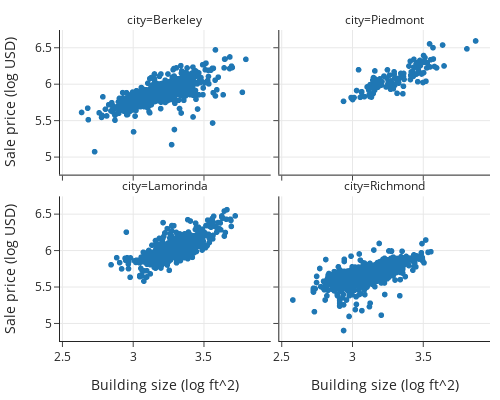

The code cell stored with this chart in its notebook:
### Markdown cell above
As expected from the box plots, the estimated sale price (in log $) depends on the city. But if we know the size of the house as well as the city, we should have an even better model. We saw earlier that the simple log–log model that explains sale price by house size fits reasonably well, so we expect that the city feature (as one-hot encoded variables) should further improve the model. 

Such a model looks like this:

$$
y_i ~\approx~ \theta_1x_i +  \theta_B x_{i,B} ~+~ \theta_L x_{i,L} 
~+~ \theta_P x_{i,P} ~+~ \theta_R x_{i,R}
$$

Notice that this model describes the relationship between log(price), which is represented as $y$, and log(size), which is represented as $x$, as linear with the same coefficient for log(size) for each city.
But the intercept term depends on the city:

$$
\begin{aligned}
y_i ~&\approx~ \theta_1x_i +  \theta_B  ~~&\text{for houses in Berkeley} \\
y_i ~&\approx~ \theta_1x_i + \theta_L  ~~&\text{for houses in Lamorinda}\\
y_i ~&\approx~ \theta_1x_i + \theta_P  ~~&\text{for houses in Piedmont}\\
y_i ~&\approx~ \theta_1x_i + \theta_R  ~~&\text{for houses in Richmond}
\end{aligned}
$$

We next make a facet of scatterplots, one for each city, to see if this relationship roughly holds:

### Code cell
fig = px.scatter(sfh, x='log_bsqft', y='log_price', 
                 facet_col='city', facet_col_wrap=2,
                 labels={'log_bsqft':'Building size (log ft^2)',
                        'log_price':'Sale price (log USD)'},
                 width=500, height=400)

fig.update_layout(margin=dict(t=30))
fig

### Figure 1 — Plotly figure (JSON) as saved in the notebook; plotly's stock layout.template omitted (floating-point values rounded to 4 significant figures; data arrays with more than 128 entries replaced by an {"elided": "..."} marker saying what was removed)
{"data": [{"hovertemplate": "city=Berkeley<br>Building size (log ft^2)=%{x}<br>Sale price (log USD)=%{y}<extra></extra>", "legendgroup": "", "marker": {"color": "#1F77B4", "symbol": "circle"}, "mode": "markers", "name": "", "showlegend": false, "type": "scattergl", "x": {"elided": "647 float values"}, "xaxis": "x3", "y": {"elided": "647 float values"}, "yaxis": "y3"}, {"hovertemplate": "city=Piedmont<br>Building size (log ft^2)=%{x}<br>Sale price (log USD)=%{y}<extra></extra>", "legendgroup": "", "marker": {"color": "#1F77B4", "symbol": "circle"}, "mode": "markers", "name": "", "showlegend": false, "type": "scattergl", "x": [3.12, 3.522, 3.24, 3.142, 3.162, 3.464, 3.275, 3.298, 3.873, 3.458, 3.363, 3.196, 3.572, 3.429, 3.272, 3.432, 3.547, 3.246, 3.206, 3.29, 3.574, 3.161, 3.182, 3.367, 3.436, 3.332, 3.196, 3.359, 3.161, 3.268, 3.175, 3.207, 3.126, 3.159, 3.402, 3.582, 3.211, 3.436, 3.031, 3.265, 3.411, 2.993, 3.301, 3.452, 3.126, 3.014, 3.272, 3.272, 3.597, 3.532, 3.414, 3.488, 3.25, 3.106, 3.254, 3.151, 3.225, 3.509, 3.068, 3.344, 3.297, 3.109, 3.149, 3.15, 3.364, 3.326, 3.256, 3.459, 3.349, 3.191, 3.321, 3.412, 3.346, 3.436, 3.528, 3.318, 3.067, 3.363, 3.46, 3.64, 3.491, 3.471, 3.146, 3.463, 3.301, 3.506, 3.136, 3.058, 3.812, 3.193, 3.119, 3.119, 3.003, 3.65, 3.417, 3.467, 3.427, 3.501, 3.261, 3.087, 2.996, 3.505, 3.443, 3.045, 3.274, 3.127, 3.555, 3.55, 3.479, 3.515, 3.33, 3.451, 2.939, 3.15, 3.291, 3.119, 3.482], "xaxis": "x4", "y": [5.857, 6.047, 5.968, 5.957, 6.031, 6.04, 6.051, 6.141, 6.6, 6.151, 6.114, 6.063, 6.507, 6.121, 5.937, 6.114, 6.559, 6.089, 5.993, 6.011, 6.352, 6.079, 5.966, 6.072, 6.146, 6.09, 6.079, 5.875, 6.188, 5.982, 5.973, 5.996, 5.836, 5.923, 6.255, 6.249, 6.041, 6.347, 5.919, 6.13, 6.322, 5.823, 5.991, 6.286, 5.966, 5.823, 6.004, 6.004, 6.23, 6.301, 6.127, 6.312, 6.203, 5.968, 6.013, 6.097, 6.117, 6.306, 5.903, 6.154, 6.176, 5.971, 5.877, 6.064, 6.154, 6.047, 6.045, 6.279, 6.138, 5.998, 6.057, 6.07, 6.114, 6.238, 6.23, 5.881, 5.895, 5.978, 6.297, 6.544, 6.146, 6.183, 6.061, 6.3, 6.09, 6.163, 5.829, 5.826, 6.491, 6.021, 5.922, 5.922, 5.796, 6.256, 6.175, 6.203, 6.179, 6.029, 6.021, 5.836, 5.813, 6.4, 6.242, 6.204, 6.041, 6, 6.342, 6.243, 6.332, 6.371, 6.021, 6.141, 5.771, 6.013, 5.944, 5.94, 6.261], "yaxis": "y4"}, {"hovertemplate": "city=Lamorinda<br>Building size (log ft^2)=%{x}<br>Sale price (log USD)=%{y}<extra></extra>", "legendgroup": "", "marker": {"color": "#1F77B4", "symbol": "circle"}, "mode": "markers", "name": "", "showlegend": false, "type": "scattergl", "x": {"elided": "569 float values"}, "xaxis": "x", "y": {"elided": "569 float values"}, "yaxis": "y"}, {"hovertemplate": "city=Richmond<br>Building size (log ft^2)=%{x}<br>Sale price (log USD)=%{y}<extra></extra>", "legendgroup": "", "marker": {"color": "#1F77B4", "symbol": "circle"}, "mode": "markers", "name": "", "showlegend": false, "type": "scattergl", "x": {"elided": "1334 float values"}, "xaxis": "x2", "y": {"elided": "1334 float values"}, "yaxis": "y2"}], "layout": {"annotations": [{"font": {}, "showarrow": false, "text": "city=Lamorinda", "x": 0.245, "xanchor": "center", "xref": "paper", "y": 0.465, "yanchor": "bottom", "yref": "paper"}, {"font": {}, "showarrow": false, "text": "city=Richmond", "x": 0.755, "xanchor": "center", "xref": "paper", "y": 0.465, "yanchor": "bottom", "yref": "paper"}, {"font": {}, "showarrow": false, "text": "city=Berkeley", "x": 0.245, "xanchor": "center", "xref": "paper", "y": 1.0, "yanchor": "bottom", "yref": "paper"}, {"font": {}, "showarrow": false, "text": "city=Piedmont", "x": 0.755, "xanchor": "center", "xref": "paper", "y": 1.0, "yanchor": "bottom", "yref": "paper"}], "height": 400, "legend": {"tracegroupgap": 0}, "margin": {"t": 30}, "width": 500, "xaxis": {"anchor": "y", "autorange": true, "domain": [0, 0.49], "range": [2.48, 3.975], "title": {"text": "Building size (log ft^2)"}, "type": "linear"}, "xaxis2": {"anchor": "y2", "autorange": true, "domain": [0.51, 1], "matches": "x", "range": [2.48, 3.975], "title": {"text": "Building size (log ft^2)"}, "type": "linear"}, "xaxis3": {"anchor": "y3", "autorange": true, "domain": [0, 0.49], "matches": "x", "range": [2.48, 3.975], "showticklabels": false, "type": "linear"}, "xaxis4": {"anchor": "y4", "autorange": true, "domain": [0.51, 1], "matches": "x", "range": [2.48, 3.975], "showticklabels": false, "type": "linear"}, "yaxis": {"anchor": "x", "autorange": true, "domain": [0, 0.465], "range": [4.751, 6.752], "title": {"text": "Sale price (log USD)"}, "type": "linear"}, "yaxis2": {"anchor": "x2", "autorange": true, "domain": [0, 0.465], "matches": "y", "range": [4.751, 6.752], "showticklabels": false, "type": "linear"}, "yaxis3": {"anchor": "x3", "autorange": true, "domain": [0.535, 1.0], "matches": "y", "range": [4.751, 6.752], "title": {"text": "Sale price (log USD)"}, "type": "linear"}, "yaxis4": {"anchor": "x4", "autorange": true, "domain": [0.535, 1.0], "matches": "y", "range": [4.751, 6.752], "showticklabels": false, "type": "linear"}}}
